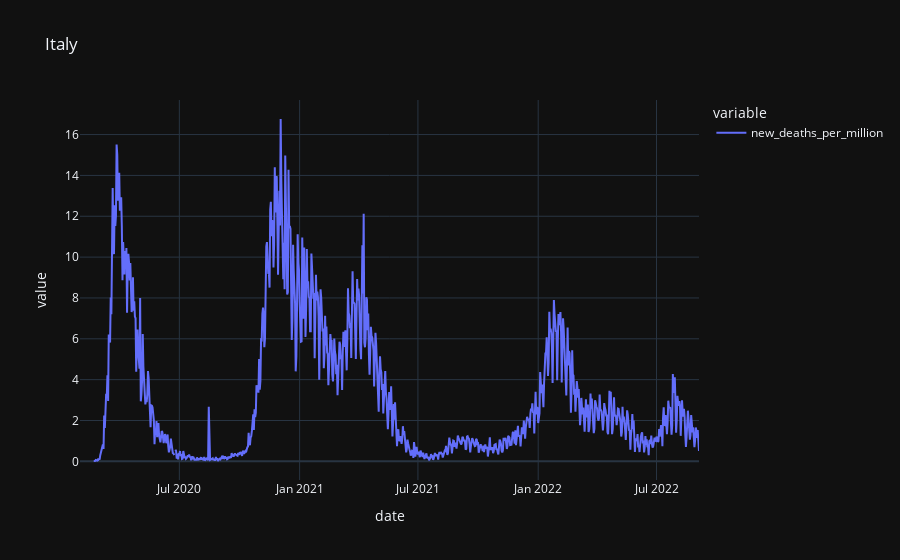

The notebook cell this image was saved under:
### Code cell
# plot multiple time series with moving avgs in a loop
import plotly.express as px
fig = px.line(df_country, x=df_country.index, y=["new_deaths_per_million"], title = country, template = 'plotly_dark')
fig.show()

### Figure 1 — Plotly figure (JSON) as saved in the notebook; plotly's stock layout.template omitted (floating-point values rounded to 4 significant figures; data arrays with more than 128 entries replaced by an {"elided": "..."} marker saying what was removed)
{"data": [{"hovertemplate": "variable=new_deaths_per_million<br>date=%{x}<br>value=%{y}<extra></extra>", "legendgroup": "new_deaths_per_million", "line": {"color": "#636efa", "dash": "solid"}, "marker": {"symbol": "circle"}, "mode": "lines", "name": "new_deaths_per_million", "orientation": "v", "showlegend": true, "type": "scatter", "x": {"elided": "948 str values"}, "xaxis": "x", "y": {"elided": "948 float values"}, "yaxis": "y"}], "layout": {"legend": {"title": {"text": "variable"}, "tracegroupgap": 0}, "title": {"text": "Italy"}, "xaxis": {"anchor": "y", "domain": [0, 1], "title": {"text": "date"}}, "yaxis": {"anchor": "x", "domain": [0, 1], "title": {"text": "value"}}}}
